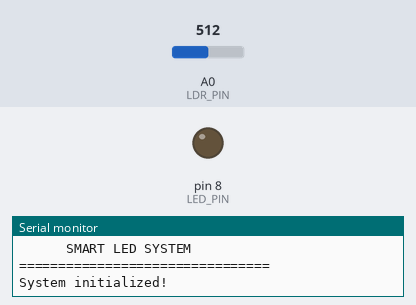
Bench run of a program on a simulated Arduino Uno, built with avr-gcc and run on an emulated ATmega328P. On the bench: output pins drawn as LEDs (lit = HIGH), the last lines printed to the serial monitor. The test bench sets the inputs (shaded band); at power-on: A0 (LDR_PIN) = 512.

Above: at 0.1 s.
At 2.2 s:
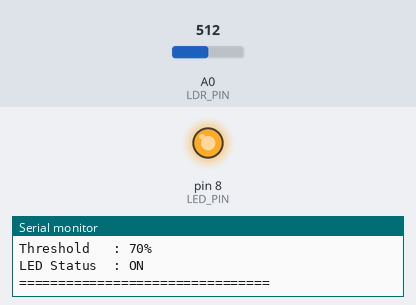
2.3 s: A0 (LDR_PIN) set to 716
4.5 s: A0 (LDR_PIN) set to 900
Timing chart, 0 to 7.5 s (numbered marks = the images above; inputs shaded):
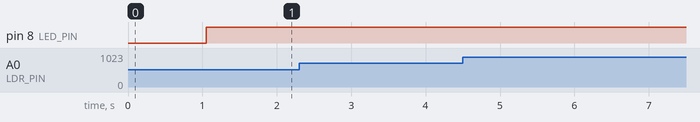

The program:

main.cpp
```cpp
#include <Arduino.h>

// Pin configuration
const int LDR_PIN = A0;
const int LED_PIN = 8;

// Darkness threshold
const int DARKNESS_THRESHOLD = 70;

void setup() {
  pinMode(LED_PIN, OUTPUT);
  Serial.begin(9600);

  Serial.println();
  Serial.println("================================");
  Serial.println("      SMART LED SYSTEM");
  Serial.println("================================");
  Serial.println("System initialized!");
  delay(1000);
}

void loop() {
  // Read LDR analog value
  int sensorValue = analogRead(LDR_PIN);

  // Estimate darkness percentage.
  // Assumes lower analog readings mean darker conditions.
  int darkness = map(sensorValue, 0, 1023, 100, 0);
  darkness = constrain(darkness, 0, 100);

  int lightLevel = 100 - darkness;

  // LED ON when darkness is below 70%
  bool ledOn = darkness < DARKNESS_THRESHOLD;

  digitalWrite(LED_PIN, ledOn ? HIGH : LOW);

  // Progress bar (20 characters)
  int filled = darkness / 5;

  // Display live readings
  Serial.println();
  Serial.println("========== SMART LED ==========");

  Serial.print("LDR Sensor : ");
  Serial.println(sensorValue);

  Serial.print("Light Level: ");
  Serial.print(lightLevel);
  Serial.println("%");

  Serial.print("Darkness    : ");
  Serial.print(darkness);
  Serial.println("%");

  Serial.print("Darkness    : [");

  for (int i = 0; i < 20; i++) {
    if (i < filled) {
      Serial.print("#");
    } else {
      Serial.print("-");
    }
  }

  Serial.println("]");

  Serial.print("Threshold   : ");
  Serial.print(DARKNESS_THRESHOLD);
  Serial.println("%");

  Serial.print("LED Status  : ");
  Serial.println(ledOn ? "ON" : "OFF");

  Serial.println("================================");

  delay(500);
}
```
